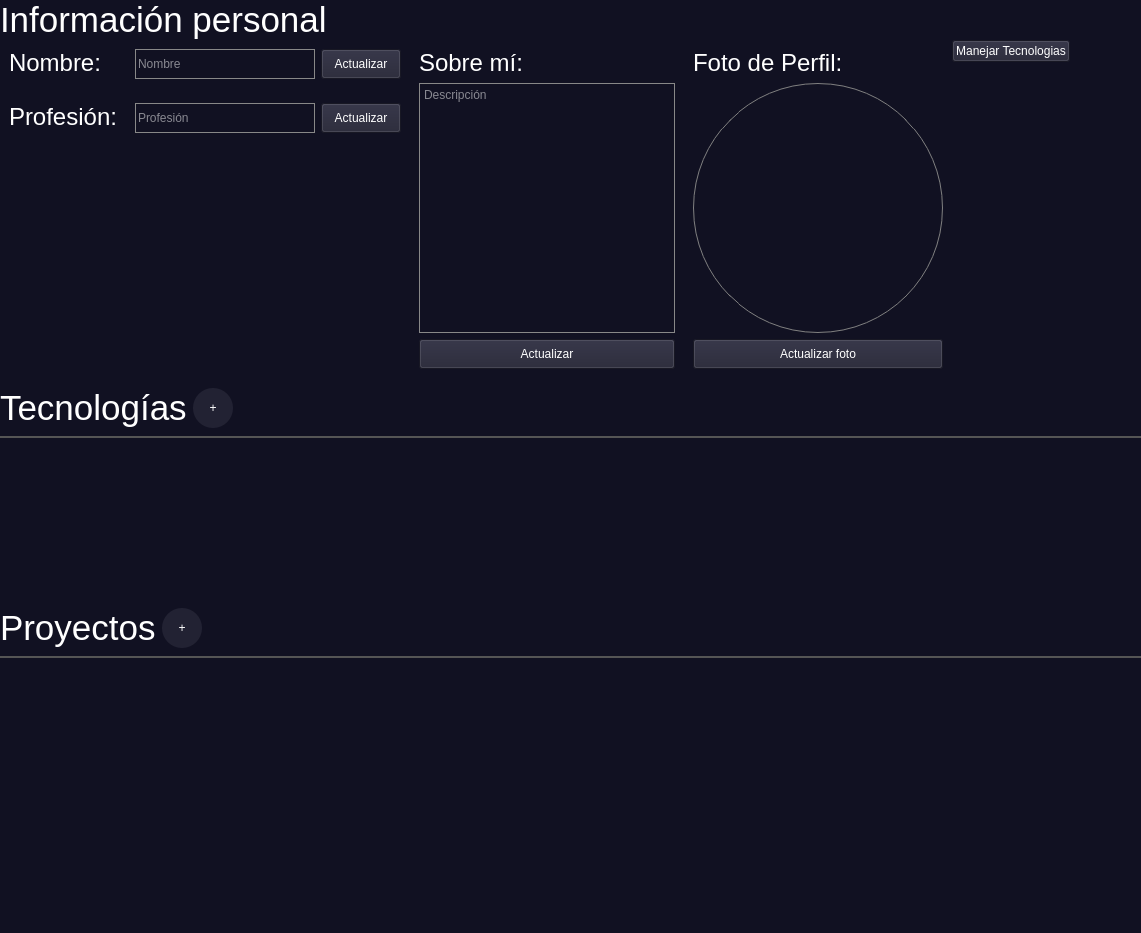
<?xml version="1.0" encoding="UTF-8"?>
<ui version="4.0">
 <class>PortfolioPage</class>
 <widget class="QWidget" name="PortfolioPage">
  <property name="geometry">
   <rect>
    <x>0</x>
    <y>0</y>
    <width>1141</width>
    <height>933</height>
   </rect>
  </property>
  <property name="minimumSize">
   <size>
    <width>0</width>
    <height>0</height>
   </size>
  </property>
  <property name="windowTitle">
   <string>Form</string>
  </property>
  <property name="styleSheet">
   <string notr="true">QWidget{
background-color: #112;
}

QStackedWidget{
background-color: transparent;
}

QScrollArea{
border: none;
}

QLabel{
color: #fff;
}

QPushButton{
background-color: #223;
color: #fff;
}

QLineEdit, QPlainTextEdit{
border: 1px solid #888;
color: #fff;
}</string>
  </property>
  <layout class="QVBoxLayout" name="verticalLayout">
   <property name="spacing">
    <number>0</number>
   </property>
   <property name="leftMargin">
    <number>0</number>
   </property>
   <property name="topMargin">
    <number>0</number>
   </property>
   <property name="rightMargin">
    <number>0</number>
   </property>
   <property name="bottomMargin">
    <number>0</number>
   </property>
   <item>
    <widget class="QWidget" name="widgetPersonalInformation" native="true">
     <property name="sizePolicy">
      <sizepolicy hsizetype="Preferred" vsizetype="Fixed">
       <horstretch>0</horstretch>
       <verstretch>0</verstretch>
      </sizepolicy>
     </property>
     <layout class="QVBoxLayout" name="verticalLayout_6">
      <property name="spacing">
       <number>0</number>
      </property>
      <property name="leftMargin">
       <number>0</number>
      </property>
      <property name="topMargin">
       <number>0</number>
      </property>
      <property name="rightMargin">
       <number>0</number>
      </property>
      <property name="bottomMargin">
       <number>0</number>
      </property>
      <item>
       <widget class="QLabel" name="labelPersonalInformationTitle">
        <property name="font">
         <font>
          <pointsize>26</pointsize>
         </font>
        </property>
        <property name="styleSheet">
         <string notr="true">#labelPersonalInformationTxt{
border: none;
border-bottom: 2px solid #555;
}</string>
        </property>
        <property name="text">
         <string>Información personal</string>
        </property>
       </widget>
      </item>
      <item>
       <layout class="QHBoxLayout" name="horizontalLayout">
        <property name="spacing">
         <number>0</number>
        </property>
        <item alignment="Qt::AlignmentFlag::AlignTop">
         <widget class="QWidget" name="widget_4" native="true">
          <property name="sizePolicy">
           <sizepolicy hsizetype="Preferred" vsizetype="Fixed">
            <horstretch>0</horstretch>
            <verstretch>0</verstretch>
           </sizepolicy>
          </property>
          <layout class="QVBoxLayout" name="verticalLayout_5">
           <property name="leftMargin">
            <number>0</number>
           </property>
           <property name="topMargin">
            <number>0</number>
           </property>
           <property name="rightMargin">
            <number>0</number>
           </property>
           <property name="bottomMargin">
            <number>0</number>
           </property>
           <item>
            <widget class="QWidget" name="widgetName" native="true">
             <property name="sizePolicy">
              <sizepolicy hsizetype="Preferred" vsizetype="Fixed">
               <horstretch>0</horstretch>
               <verstretch>0</verstretch>
              </sizepolicy>
             </property>
             <property name="styleSheet">
              <string notr="true"/>
             </property>
             <layout class="QHBoxLayout" name="horizontalLayout_2">
              <item alignment="Qt::AlignmentFlag::AlignTop">
               <widget class="QLabel" name="labelNameTxt">
                <property name="minimumSize">
                 <size>
                  <width>120</width>
                  <height>0</height>
                 </size>
                </property>
                <property name="font">
                 <font>
                  <pointsize>18</pointsize>
                 </font>
                </property>
                <property name="styleSheet">
                 <string notr="true">#labelPhotoTxt{
color: #fff;
}</string>
                </property>
                <property name="text">
                 <string>Nombre:</string>
                </property>
               </widget>
              </item>
              <item alignment="Qt::AlignmentFlag::AlignTop">
               <widget class="QLineEdit" name="lineEditName">
                <property name="sizePolicy">
                 <sizepolicy hsizetype="Expanding" vsizetype="Fixed">
                  <horstretch>0</horstretch>
                  <verstretch>0</verstretch>
                 </sizepolicy>
                </property>
                <property name="minimumSize">
                 <size>
                  <width>180</width>
                  <height>30</height>
                 </size>
                </property>
                <property name="maximumSize">
                 <size>
                  <width>300</width>
                  <height>16777215</height>
                 </size>
                </property>
                <property name="placeholderText">
                 <string>Nombre</string>
                </property>
               </widget>
              </item>
              <item alignment="Qt::AlignmentFlag::AlignTop">
               <widget class="QPushButton" name="pushButtonUpdateName">
                <property name="minimumSize">
                 <size>
                  <width>0</width>
                  <height>30</height>
                 </size>
                </property>
                <property name="text">
                 <string>Actualizar</string>
                </property>
               </widget>
              </item>
             </layout>
            </widget>
           </item>
           <item>
            <widget class="QWidget" name="widgetProfession" native="true">
             <property name="sizePolicy">
              <sizepolicy hsizetype="Preferred" vsizetype="Fixed">
               <horstretch>0</horstretch>
               <verstretch>0</verstretch>
              </sizepolicy>
             </property>
             <property name="styleSheet">
              <string notr="true"/>
             </property>
             <layout class="QHBoxLayout" name="horizontalLayout_3">
              <item alignment="Qt::AlignmentFlag::AlignTop">
               <widget class="QLabel" name="labelProfessionTxt">
                <property name="minimumSize">
                 <size>
                  <width>120</width>
                  <height>0</height>
                 </size>
                </property>
                <property name="font">
                 <font>
                  <pointsize>18</pointsize>
                 </font>
                </property>
                <property name="styleSheet">
                 <string notr="true">#labelPhotoTxt{
color: #fff;
}</string>
                </property>
                <property name="text">
                 <string>Profesión:</string>
                </property>
               </widget>
              </item>
              <item alignment="Qt::AlignmentFlag::AlignTop">
               <widget class="QLineEdit" name="lineEditProfession">
                <property name="sizePolicy">
                 <sizepolicy hsizetype="Expanding" vsizetype="Fixed">
                  <horstretch>0</horstretch>
                  <verstretch>0</verstretch>
                 </sizepolicy>
                </property>
                <property name="minimumSize">
                 <size>
                  <width>180</width>
                  <height>30</height>
                 </size>
                </property>
                <property name="maximumSize">
                 <size>
                  <width>300</width>
                  <height>16777215</height>
                 </size>
                </property>
                <property name="placeholderText">
                 <string>Profesión</string>
                </property>
               </widget>
              </item>
              <item alignment="Qt::AlignmentFlag::AlignTop">
               <widget class="QPushButton" name="pushButtonUpdateProfession">
                <property name="minimumSize">
                 <size>
                  <width>0</width>
                  <height>30</height>
                 </size>
                </property>
                <property name="text">
                 <string>Actualizar</string>
                </property>
               </widget>
              </item>
             </layout>
            </widget>
           </item>
          </layout>
         </widget>
        </item>
        <item>
         <widget class="QWidget" name="widgetAbout" native="true">
          <property name="sizePolicy">
           <sizepolicy hsizetype="Preferred" vsizetype="Fixed">
            <horstretch>0</horstretch>
            <verstretch>0</verstretch>
           </sizepolicy>
          </property>
          <property name="styleSheet">
           <string notr="true"/>
          </property>
          <layout class="QVBoxLayout" name="verticalLayout_3">
           <item alignment="Qt::AlignmentFlag::AlignTop">
            <widget class="QLabel" name="labelAboutTxt">
             <property name="font">
              <font>
               <pointsize>18</pointsize>
              </font>
             </property>
             <property name="styleSheet">
              <string notr="true">#labelPhotoTxt{
color: #fff;
}</string>
             </property>
             <property name="text">
              <string>Sobre mí:</string>
             </property>
            </widget>
           </item>
           <item>
            <widget class="QPlainTextEdit" name="plainTextAbout">
             <property name="sizePolicy">
              <sizepolicy hsizetype="Minimum" vsizetype="Expanding">
               <horstretch>0</horstretch>
               <verstretch>0</verstretch>
              </sizepolicy>
             </property>
             <property name="minimumSize">
              <size>
               <width>0</width>
               <height>250</height>
              </size>
             </property>
             <property name="maximumSize">
              <size>
               <width>16777215</width>
               <height>250</height>
              </size>
             </property>
             <property name="placeholderText">
              <string>Descripción</string>
             </property>
            </widget>
           </item>
           <item>
            <widget class="QPushButton" name="pushButtonUpdateAbout">
             <property name="minimumSize">
              <size>
               <width>0</width>
               <height>30</height>
              </size>
             </property>
             <property name="text">
              <string>Actualizar</string>
             </property>
            </widget>
           </item>
          </layout>
         </widget>
        </item>
        <item>
         <widget class="QWidget" name="widgetPhoto" native="true">
          <property name="sizePolicy">
           <sizepolicy hsizetype="Preferred" vsizetype="Fixed">
            <horstretch>0</horstretch>
            <verstretch>0</verstretch>
           </sizepolicy>
          </property>
          <property name="styleSheet">
           <string notr="true"/>
          </property>
          <layout class="QVBoxLayout" name="verticalLayout_4">
           <item alignment="Qt::AlignmentFlag::AlignTop">
            <widget class="QLabel" name="labelPhotoTxt">
             <property name="sizePolicy">
              <sizepolicy hsizetype="Preferred" vsizetype="Minimum">
               <horstretch>0</horstretch>
               <verstretch>0</verstretch>
              </sizepolicy>
             </property>
             <property name="font">
              <font>
               <pointsize>18</pointsize>
              </font>
             </property>
             <property name="styleSheet">
              <string notr="true">#labelPhotoTxt{
color: #fff;
}</string>
             </property>
             <property name="text">
              <string>Foto de Perfil:</string>
             </property>
            </widget>
           </item>
           <item>
            <widget class="QLabel" name="labelPhoto">
             <property name="sizePolicy">
              <sizepolicy hsizetype="Preferred" vsizetype="Minimum">
               <horstretch>0</horstretch>
               <verstretch>0</verstretch>
              </sizepolicy>
             </property>
             <property name="minimumSize">
              <size>
               <width>250</width>
               <height>250</height>
              </size>
             </property>
             <property name="maximumSize">
              <size>
               <width>250</width>
               <height>16777215</height>
              </size>
             </property>
             <property name="styleSheet">
              <string notr="true">#labelPhoto{
border: 1px solid grey;
border-radius: 125;
}</string>
             </property>
             <property name="text">
              <string/>
             </property>
            </widget>
           </item>
           <item>
            <widget class="QPushButton" name="pushButtonUpdatePhoto">
             <property name="sizePolicy">
              <sizepolicy hsizetype="Minimum" vsizetype="Fixed">
               <horstretch>0</horstretch>
               <verstretch>0</verstretch>
              </sizepolicy>
             </property>
             <property name="minimumSize">
              <size>
               <width>0</width>
               <height>30</height>
              </size>
             </property>
             <property name="text">
              <string>Actualizar foto</string>
             </property>
            </widget>
           </item>
          </layout>
         </widget>
        </item>
        <item alignment="Qt::AlignmentFlag::AlignTop">
         <widget class="QPushButton" name="pushButtonHandleTechnologies">
          <property name="text">
           <string>Manejar Tecnologias</string>
          </property>
         </widget>
        </item>
        <item>
         <spacer name="horizontalSpacer_3">
          <property name="orientation">
           <enum>Qt::Orientation::Horizontal</enum>
          </property>
          <property name="sizeHint" stdset="0">
           <size>
            <width>40</width>
            <height>20</height>
           </size>
          </property>
         </spacer>
        </item>
       </layout>
      </item>
     </layout>
    </widget>
   </item>
   <item>
    <widget class="QWidget" name="widgetTechnologies" native="true">
     <property name="sizePolicy">
      <sizepolicy hsizetype="Preferred" vsizetype="Fixed">
       <horstretch>0</horstretch>
       <verstretch>0</verstretch>
      </sizepolicy>
     </property>
     <layout class="QVBoxLayout" name="verticalLayout_8">
      <property name="spacing">
       <number>0</number>
      </property>
      <property name="leftMargin">
       <number>0</number>
      </property>
      <property name="topMargin">
       <number>0</number>
      </property>
      <property name="rightMargin">
       <number>0</number>
      </property>
      <property name="bottomMargin">
       <number>0</number>
      </property>
      <item>
       <widget class="QWidget" name="widgetTechnologiesTitle" native="true">
        <property name="sizePolicy">
         <sizepolicy hsizetype="Preferred" vsizetype="Preferred">
          <horstretch>0</horstretch>
          <verstretch>0</verstretch>
         </sizepolicy>
        </property>
        <property name="minimumSize">
         <size>
          <width>0</width>
          <height>60</height>
         </size>
        </property>
        <property name="maximumSize">
         <size>
          <width>16777215</width>
          <height>60</height>
         </size>
        </property>
        <property name="styleSheet">
         <string notr="true">#widgetTechnologiesTitle{
border: none;
border-bottom: 2px solid #555;
}</string>
        </property>
        <layout class="QHBoxLayout" name="horizontalLayout_6">
         <property name="leftMargin">
          <number>0</number>
         </property>
         <property name="topMargin">
          <number>0</number>
         </property>
         <property name="rightMargin">
          <number>0</number>
         </property>
         <property name="bottomMargin">
          <number>0</number>
         </property>
         <item>
          <widget class="QLabel" name="labelTechnologiesTitle">
           <property name="sizePolicy">
            <sizepolicy hsizetype="Minimum" vsizetype="Fixed">
             <horstretch>0</horstretch>
             <verstretch>0</verstretch>
            </sizepolicy>
           </property>
           <property name="font">
            <font>
             <pointsize>26</pointsize>
            </font>
           </property>
           <property name="styleSheet">
            <string notr="true"/>
           </property>
           <property name="text">
            <string>Tecnologías</string>
           </property>
          </widget>
         </item>
         <item>
          <widget class="QPushButton" name="pushButtonAddTechnology">
           <property name="minimumSize">
            <size>
             <width>40</width>
             <height>40</height>
            </size>
           </property>
           <property name="maximumSize">
            <size>
             <width>40</width>
             <height>40</height>
            </size>
           </property>
           <property name="styleSheet">
            <string notr="true">#pushButtonAddTechnology{
border-radius: 20;
}

#pushButtonAddTechnology:hover{
background-color: #334;
}</string>
           </property>
           <property name="text">
            <string>+</string>
           </property>
          </widget>
         </item>
         <item>
          <spacer name="horizontalSpacer_4">
           <property name="orientation">
            <enum>Qt::Orientation::Horizontal</enum>
           </property>
           <property name="sizeHint" stdset="0">
            <size>
             <width>40</width>
             <height>20</height>
            </size>
           </property>
          </spacer>
         </item>
        </layout>
       </widget>
      </item>
      <item>
       <widget class="TechnologiesView" name="scrollAreaTechnologies">
        <property name="sizePolicy">
         <sizepolicy hsizetype="Expanding" vsizetype="Fixed">
          <horstretch>0</horstretch>
          <verstretch>0</verstretch>
         </sizepolicy>
        </property>
        <property name="minimumSize">
         <size>
          <width>0</width>
          <height>160</height>
         </size>
        </property>
        <property name="maximumSize">
         <size>
          <width>16777215</width>
          <height>160</height>
         </size>
        </property>
        <property name="widgetResizable">
         <bool>true</bool>
        </property>
        <widget class="QWidget" name="scrollAreaTechnologyWidgetContents">
         <property name="geometry">
          <rect>
           <x>0</x>
           <y>0</y>
           <width>1141</width>
           <height>160</height>
          </rect>
         </property>
         <layout class="QHBoxLayout" name="horizontalLayout_4">
          <property name="leftMargin">
           <number>0</number>
          </property>
          <property name="topMargin">
           <number>0</number>
          </property>
          <property name="rightMargin">
           <number>0</number>
          </property>
          <property name="bottomMargin">
           <number>0</number>
          </property>
          <item>
           <spacer name="horizontalSpacer">
            <property name="orientation">
             <enum>Qt::Orientation::Horizontal</enum>
            </property>
            <property name="sizeHint" stdset="0">
             <size>
              <width>40</width>
              <height>20</height>
             </size>
            </property>
           </spacer>
          </item>
         </layout>
        </widget>
       </widget>
      </item>
     </layout>
    </widget>
   </item>
   <item>
    <widget class="QWidget" name="widgetProjects" native="true">
     <property name="sizePolicy">
      <sizepolicy hsizetype="Preferred" vsizetype="Expanding">
       <horstretch>0</horstretch>
       <verstretch>0</verstretch>
      </sizepolicy>
     </property>
     <layout class="QVBoxLayout" name="verticalLayout_10">
      <property name="spacing">
       <number>0</number>
      </property>
      <property name="leftMargin">
       <number>0</number>
      </property>
      <property name="topMargin">
       <number>0</number>
      </property>
      <property name="rightMargin">
       <number>0</number>
      </property>
      <property name="bottomMargin">
       <number>0</number>
      </property>
      <item>
       <widget class="QWidget" name="widgetProjectsTitle" native="true">
        <property name="sizePolicy">
         <sizepolicy hsizetype="Preferred" vsizetype="Preferred">
          <horstretch>0</horstretch>
          <verstretch>0</verstretch>
         </sizepolicy>
        </property>
        <property name="minimumSize">
         <size>
          <width>0</width>
          <height>60</height>
         </size>
        </property>
        <property name="maximumSize">
         <size>
          <width>16777215</width>
          <height>60</height>
         </size>
        </property>
        <property name="styleSheet">
         <string notr="true">#widgetProjectsTitle{
border: none;
border-bottom: 2px solid #555;
}</string>
        </property>
        <layout class="QHBoxLayout" name="horizontalLayout_7">
         <property name="leftMargin">
          <number>0</number>
         </property>
         <property name="topMargin">
          <number>0</number>
         </property>
         <property name="rightMargin">
          <number>0</number>
         </property>
         <property name="bottomMargin">
          <number>0</number>
         </property>
         <item>
          <widget class="QLabel" name="labelProjectsTitle">
           <property name="sizePolicy">
            <sizepolicy hsizetype="Minimum" vsizetype="Fixed">
             <horstretch>0</horstretch>
             <verstretch>0</verstretch>
            </sizepolicy>
           </property>
           <property name="font">
            <font>
             <pointsize>26</pointsize>
            </font>
           </property>
           <property name="styleSheet">
            <string notr="true"/>
           </property>
           <property name="text">
            <string>Proyectos</string>
           </property>
          </widget>
         </item>
         <item>
          <widget class="QPushButton" name="pushButtonAddProject">
           <property name="minimumSize">
            <size>
             <width>40</width>
             <height>40</height>
            </size>
           </property>
           <property name="maximumSize">
            <size>
             <width>40</width>
             <height>40</height>
            </size>
           </property>
           <property name="styleSheet">
            <string notr="true">#pushButtonAddProject{
border-radius: 20;
}

#pushButtonAddProject:hover{
background-color: #334;
}</string>
           </property>
           <property name="text">
            <string>+</string>
           </property>
          </widget>
         </item>
         <item>
          <spacer name="horizontalSpacer_5">
           <property name="orientation">
            <enum>Qt::Orientation::Horizontal</enum>
           </property>
           <property name="sizeHint" stdset="0">
            <size>
             <width>40</width>
             <height>20</height>
            </size>
           </property>
          </spacer>
         </item>
        </layout>
       </widget>
      </item>
      <item>
       <widget class="QScrollArea" name="scrollAreaProjects">
        <property name="widgetResizable">
         <bool>true</bool>
        </property>
        <widget class="QWidget" name="scrollAreaProjectWidgetContents">
         <property name="geometry">
          <rect>
           <x>0</x>
           <y>0</y>
           <width>1141</width>
           <height>251</height>
          </rect>
         </property>
         <layout class="QHBoxLayout" name="horizontalLayout_5">
          <property name="leftMargin">
           <number>0</number>
          </property>
          <property name="topMargin">
           <number>0</number>
          </property>
          <property name="rightMargin">
           <number>0</number>
          </property>
          <item>
           <spacer name="horizontalSpacer_2">
            <property name="orientation">
             <enum>Qt::Orientation::Horizontal</enum>
            </property>
            <property name="sizeHint" stdset="0">
             <size>
              <width>40</width>
              <height>20</height>
             </size>
            </property>
           </spacer>
          </item>
         </layout>
        </widget>
       </widget>
      </item>
     </layout>
    </widget>
   </item>
  </layout>
 </widget>
 <customwidgets>
  <customwidget>
   <class>TechnologiesView</class>
   <extends>QScrollArea</extends>
   <header>technologiesview.h</header>
   <container>1</container>
  </customwidget>
 </customwidgets>
 <resources/>
 <connections/>
</ui>
